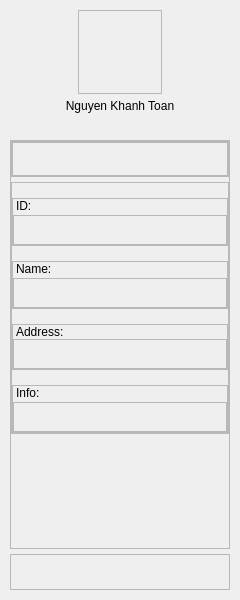
<?xml version="1.0" encoding="UTF-8"?>
<ui version="4.0">
 <class>RightColumn</class>
 <widget class="QWidget" name="RightColumn">
  <property name="geometry">
   <rect>
    <x>0</x>
    <y>0</y>
    <width>240</width>
    <height>600</height>
   </rect>
  </property>
  <property name="windowTitle">
   <string>Form</string>
  </property>
  <layout class="QVBoxLayout" name="main_pages_layout">
   <property name="spacing">
    <number>0</number>
   </property>
   <property name="leftMargin">
    <number>5</number>
   </property>
   <property name="topMargin">
    <number>5</number>
   </property>
   <property name="rightMargin">
    <number>5</number>
   </property>
   <property name="bottomMargin">
    <number>5</number>
   </property>
   <item>
    <widget class="QStackedWidget" name="menus">
     <property name="currentIndex">
      <number>0</number>
     </property>
     <widget class="QWidget" name="menu_1">
      <layout class="QVBoxLayout" name="verticalLayout">
       <property name="spacing">
        <number>5</number>
       </property>
       <property name="leftMargin">
        <number>5</number>
       </property>
       <property name="topMargin">
        <number>5</number>
       </property>
       <property name="rightMargin">
        <number>5</number>
       </property>
       <property name="bottomMargin">
        <number>5</number>
       </property>
       <item alignment="Qt::AlignHCenter">
        <widget class="QFrame" name="frame_image">
         <property name="minimumSize">
          <size>
           <width>84</width>
           <height>84</height>
          </size>
         </property>
         <property name="maximumSize">
          <size>
           <width>84</width>
           <height>84</height>
          </size>
         </property>
         <property name="frameShape">
          <enum>QFrame::StyledPanel</enum>
         </property>
         <property name="frameShadow">
          <enum>QFrame::Plain</enum>
         </property>
         <layout class="QHBoxLayout" name="layout_cstmr_image_right">
          <property name="spacing">
           <number>0</number>
          </property>
          <property name="leftMargin">
           <number>0</number>
          </property>
          <property name="topMargin">
           <number>0</number>
          </property>
          <property name="rightMargin">
           <number>0</number>
          </property>
          <property name="bottomMargin">
           <number>0</number>
          </property>
         </layout>
        </widget>
       </item>
       <item>
        <widget class="QLabel" name="label">
         <property name="maximumSize">
          <size>
           <width>16777215</width>
           <height>36</height>
          </size>
         </property>
         <property name="styleSheet">
          <string notr="true">font: 16pt &quot;Ubuntu&quot;;</string>
         </property>
         <property name="text">
          <string>Nguyen Khanh Toan</string>
         </property>
         <property name="textFormat">
          <enum>Qt::MarkdownText</enum>
         </property>
         <property name="scaledContents">
          <bool>true</bool>
         </property>
         <property name="alignment">
          <set>Qt::AlignHCenter|Qt::AlignTop</set>
         </property>
         <property name="margin">
          <number>5</number>
         </property>
        </widget>
       </item>
       <item>
        <widget class="QFrame" name="frame_2">
         <property name="frameShape">
          <enum>QFrame::StyledPanel</enum>
         </property>
         <property name="frameShadow">
          <enum>QFrame::Raised</enum>
         </property>
         <layout class="QVBoxLayout" name="verticalLayout_3">
          <property name="spacing">
           <number>5</number>
          </property>
          <property name="leftMargin">
           <number>0</number>
          </property>
          <property name="topMargin">
           <number>0</number>
          </property>
          <property name="rightMargin">
           <number>0</number>
          </property>
          <property name="bottomMargin">
           <number>0</number>
          </property>
          <item>
           <widget class="QFrame" name="frame_cstmr_page">
            <property name="maximumSize">
             <size>
              <width>16777215</width>
              <height>36</height>
             </size>
            </property>
            <property name="frameShape">
             <enum>QFrame::StyledPanel</enum>
            </property>
            <property name="frameShadow">
             <enum>QFrame::Raised</enum>
            </property>
            <layout class="QHBoxLayout" name="horizontalLayout_2">
             <property name="leftMargin">
              <number>0</number>
             </property>
             <property name="topMargin">
              <number>0</number>
             </property>
             <property name="rightMargin">
              <number>0</number>
             </property>
             <property name="bottomMargin">
              <number>0</number>
             </property>
             <item>
              <widget class="QFrame" name="frame_cstmr_back">
               <property name="frameShape">
                <enum>QFrame::StyledPanel</enum>
               </property>
               <property name="frameShadow">
                <enum>QFrame::Raised</enum>
               </property>
               <layout class="QVBoxLayout" name="layout_cstmr_back">
                <property name="spacing">
                 <number>0</number>
                </property>
                <property name="leftMargin">
                 <number>0</number>
                </property>
                <property name="topMargin">
                 <number>0</number>
                </property>
                <property name="rightMargin">
                 <number>0</number>
                </property>
                <property name="bottomMargin">
                 <number>0</number>
                </property>
               </layout>
              </widget>
             </item>
            </layout>
           </widget>
          </item>
          <item alignment="Qt::AlignTop">
           <widget class="QFrame" name="frame_prop">
            <property name="maximumSize">
             <size>
              <width>16777215</width>
              <height>16777215</height>
             </size>
            </property>
            <property name="frameShape">
             <enum>QFrame::StyledPanel</enum>
            </property>
            <property name="frameShadow">
             <enum>QFrame::Raised</enum>
            </property>
            <layout class="QVBoxLayout" name="verticalLayout_4">
             <property name="spacing">
              <number>15</number>
             </property>
             <property name="leftMargin">
              <number>0</number>
             </property>
             <property name="topMargin">
              <number>15</number>
             </property>
             <property name="rightMargin">
              <number>0</number>
             </property>
             <property name="bottomMargin">
              <number>0</number>
             </property>
             <item>
              <widget class="QFrame" name="frame_cstmr_id">
               <property name="maximumSize">
                <size>
                 <width>16777215</width>
                 <height>60</height>
                </size>
               </property>
               <property name="frameShape">
                <enum>QFrame::StyledPanel</enum>
               </property>
               <property name="frameShadow">
                <enum>QFrame::Raised</enum>
               </property>
               <layout class="QVBoxLayout" name="verticalLayout_5">
                <property name="spacing">
                 <number>2</number>
                </property>
                <property name="leftMargin">
                 <number>0</number>
                </property>
                <property name="topMargin">
                 <number>0</number>
                </property>
                <property name="rightMargin">
                 <number>0</number>
                </property>
                <property name="bottomMargin">
                 <number>0</number>
                </property>
                <item>
                 <widget class="QLabel" name="label_3">
                  <property name="maximumSize">
                   <size>
                    <width>16777215</width>
                    <height>16777215</height>
                   </size>
                  </property>
                  <property name="styleSheet">
                   <string notr="true">font: 11pt &quot;Ubuntu&quot;;</string>
                  </property>
                  <property name="text">
                   <string>ID:</string>
                  </property>
                  <property name="indent">
                   <number>3</number>
                  </property>
                 </widget>
                </item>
                <item>
                 <widget class="QFrame" name="frame_cstmr_id_input">
                  <property name="minimumSize">
                   <size>
                    <width>0</width>
                    <height>30</height>
                   </size>
                  </property>
                  <property name="maximumSize">
                   <size>
                    <width>16777215</width>
                    <height>30</height>
                   </size>
                  </property>
                  <property name="frameShape">
                   <enum>QFrame::StyledPanel</enum>
                  </property>
                  <property name="frameShadow">
                   <enum>QFrame::Raised</enum>
                  </property>
                  <layout class="QVBoxLayout" name="layout_cstmr_id_input">
                   <property name="spacing">
                    <number>0</number>
                   </property>
                   <property name="leftMargin">
                    <number>0</number>
                   </property>
                   <property name="topMargin">
                    <number>0</number>
                   </property>
                   <property name="rightMargin">
                    <number>0</number>
                   </property>
                   <property name="bottomMargin">
                    <number>0</number>
                   </property>
                  </layout>
                 </widget>
                </item>
               </layout>
              </widget>
             </item>
             <item>
              <widget class="QFrame" name="frame_cstmr_name">
               <property name="maximumSize">
                <size>
                 <width>16777215</width>
                 <height>60</height>
                </size>
               </property>
               <property name="frameShape">
                <enum>QFrame::StyledPanel</enum>
               </property>
               <property name="frameShadow">
                <enum>QFrame::Raised</enum>
               </property>
               <layout class="QVBoxLayout" name="verticalLayout_7">
                <property name="spacing">
                 <number>2</number>
                </property>
                <property name="leftMargin">
                 <number>0</number>
                </property>
                <property name="topMargin">
                 <number>0</number>
                </property>
                <property name="rightMargin">
                 <number>0</number>
                </property>
                <property name="bottomMargin">
                 <number>0</number>
                </property>
                <item>
                 <widget class="QLabel" name="label_4">
                  <property name="maximumSize">
                   <size>
                    <width>16777215</width>
                    <height>16777215</height>
                   </size>
                  </property>
                  <property name="styleSheet">
                   <string notr="true">font: 11pt &quot;Ubuntu&quot;;</string>
                  </property>
                  <property name="text">
                   <string>Name:</string>
                  </property>
                  <property name="indent">
                   <number>3</number>
                  </property>
                 </widget>
                </item>
                <item>
                 <widget class="QFrame" name="frame_cstmr_name_input">
                  <property name="minimumSize">
                   <size>
                    <width>0</width>
                    <height>30</height>
                   </size>
                  </property>
                  <property name="maximumSize">
                   <size>
                    <width>16777215</width>
                    <height>30</height>
                   </size>
                  </property>
                  <property name="frameShape">
                   <enum>QFrame::StyledPanel</enum>
                  </property>
                  <property name="frameShadow">
                   <enum>QFrame::Raised</enum>
                  </property>
                  <layout class="QVBoxLayout" name="layout_cstmr_name_input_2">
                   <property name="spacing">
                    <number>0</number>
                   </property>
                   <property name="leftMargin">
                    <number>0</number>
                   </property>
                   <property name="topMargin">
                    <number>0</number>
                   </property>
                   <property name="rightMargin">
                    <number>0</number>
                   </property>
                   <property name="bottomMargin">
                    <number>0</number>
                   </property>
                  </layout>
                 </widget>
                </item>
               </layout>
              </widget>
             </item>
             <item>
              <widget class="QFrame" name="frame_cstmr_address">
               <property name="maximumSize">
                <size>
                 <width>16777215</width>
                 <height>60</height>
                </size>
               </property>
               <property name="frameShape">
                <enum>QFrame::StyledPanel</enum>
               </property>
               <property name="frameShadow">
                <enum>QFrame::Raised</enum>
               </property>
               <layout class="QVBoxLayout" name="verticalLayout_8">
                <property name="spacing">
                 <number>0</number>
                </property>
                <property name="leftMargin">
                 <number>0</number>
                </property>
                <property name="topMargin">
                 <number>0</number>
                </property>
                <property name="rightMargin">
                 <number>0</number>
                </property>
                <property name="bottomMargin">
                 <number>0</number>
                </property>
                <item>
                 <widget class="QLabel" name="label_5">
                  <property name="maximumSize">
                   <size>
                    <width>16777215</width>
                    <height>16777215</height>
                   </size>
                  </property>
                  <property name="styleSheet">
                   <string notr="true">font: 11pt &quot;Ubuntu&quot;;</string>
                  </property>
                  <property name="text">
                   <string>Address:</string>
                  </property>
                  <property name="indent">
                   <number>3</number>
                  </property>
                 </widget>
                </item>
                <item>
                 <widget class="QFrame" name="frame_cstmr_address_input">
                  <property name="minimumSize">
                   <size>
                    <width>0</width>
                    <height>30</height>
                   </size>
                  </property>
                  <property name="maximumSize">
                   <size>
                    <width>16777215</width>
                    <height>30</height>
                   </size>
                  </property>
                  <property name="frameShape">
                   <enum>QFrame::StyledPanel</enum>
                  </property>
                  <property name="frameShadow">
                   <enum>QFrame::Raised</enum>
                  </property>
                  <layout class="QVBoxLayout" name="layout_cstmr_address_input">
                   <property name="spacing">
                    <number>0</number>
                   </property>
                   <property name="leftMargin">
                    <number>0</number>
                   </property>
                   <property name="topMargin">
                    <number>0</number>
                   </property>
                   <property name="rightMargin">
                    <number>0</number>
                   </property>
                   <property name="bottomMargin">
                    <number>0</number>
                   </property>
                  </layout>
                 </widget>
                </item>
               </layout>
              </widget>
             </item>
             <item>
              <widget class="QFrame" name="frame_cstmr_info">
               <property name="maximumSize">
                <size>
                 <width>16777215</width>
                 <height>60</height>
                </size>
               </property>
               <property name="frameShape">
                <enum>QFrame::StyledPanel</enum>
               </property>
               <property name="frameShadow">
                <enum>QFrame::Raised</enum>
               </property>
               <layout class="QVBoxLayout" name="verticalLayout_9">
                <property name="spacing">
                 <number>2</number>
                </property>
                <property name="leftMargin">
                 <number>0</number>
                </property>
                <property name="topMargin">
                 <number>0</number>
                </property>
                <property name="rightMargin">
                 <number>0</number>
                </property>
                <property name="bottomMargin">
                 <number>0</number>
                </property>
                <item>
                 <widget class="QLabel" name="label_6">
                  <property name="maximumSize">
                   <size>
                    <width>16777215</width>
                    <height>16777215</height>
                   </size>
                  </property>
                  <property name="styleSheet">
                   <string notr="true">font: 11pt &quot;Ubuntu&quot;;</string>
                  </property>
                  <property name="text">
                   <string>Info:</string>
                  </property>
                  <property name="indent">
                   <number>3</number>
                  </property>
                 </widget>
                </item>
                <item>
                 <widget class="QFrame" name="frame_cstmr_info_input">
                  <property name="minimumSize">
                   <size>
                    <width>0</width>
                    <height>30</height>
                   </size>
                  </property>
                  <property name="maximumSize">
                   <size>
                    <width>16777215</width>
                    <height>30</height>
                   </size>
                  </property>
                  <property name="frameShape">
                   <enum>QFrame::StyledPanel</enum>
                  </property>
                  <property name="frameShadow">
                   <enum>QFrame::Raised</enum>
                  </property>
                  <layout class="QVBoxLayout" name="layout_cstmr_info_input">
                   <property name="spacing">
                    <number>0</number>
                   </property>
                   <property name="leftMargin">
                    <number>0</number>
                   </property>
                   <property name="topMargin">
                    <number>0</number>
                   </property>
                   <property name="rightMargin">
                    <number>0</number>
                   </property>
                   <property name="bottomMargin">
                    <number>0</number>
                   </property>
                  </layout>
                 </widget>
                </item>
               </layout>
              </widget>
             </item>
            </layout>
           </widget>
          </item>
         </layout>
        </widget>
       </item>
       <item>
        <widget class="QFrame" name="frame_cstmr_btn_edit">
         <property name="maximumSize">
          <size>
           <width>16777215</width>
           <height>36</height>
          </size>
         </property>
         <property name="frameShape">
          <enum>QFrame::StyledPanel</enum>
         </property>
         <property name="frameShadow">
          <enum>QFrame::Raised</enum>
         </property>
         <layout class="QVBoxLayout" name="verticalLayout_6">
          <property name="spacing">
           <number>0</number>
          </property>
          <property name="leftMargin">
           <number>0</number>
          </property>
          <property name="topMargin">
           <number>0</number>
          </property>
          <property name="rightMargin">
           <number>0</number>
          </property>
          <property name="bottomMargin">
           <number>0</number>
          </property>
         </layout>
        </widget>
       </item>
      </layout>
     </widget>
     <widget class="QWidget" name="menu_2">
      <layout class="QVBoxLayout" name="verticalLayout_2">
       <property name="spacing">
        <number>5</number>
       </property>
       <property name="leftMargin">
        <number>5</number>
       </property>
       <property name="topMargin">
        <number>5</number>
       </property>
       <property name="rightMargin">
        <number>5</number>
       </property>
       <property name="bottomMargin">
        <number>5</number>
       </property>
       <item>
        <widget class="QLabel" name="label_2">
         <property name="font">
          <font>
           <pointsize>16</pointsize>
          </font>
         </property>
         <property name="styleSheet">
          <string notr="true">font-size: 16pt</string>
         </property>
         <property name="text">
          <string>Menu 2 - Right Menu</string>
         </property>
         <property name="alignment">
          <set>Qt::AlignCenter</set>
         </property>
        </widget>
       </item>
      </layout>
     </widget>
    </widget>
   </item>
  </layout>
 </widget>
 <resources/>
 <connections/>
</ui>
